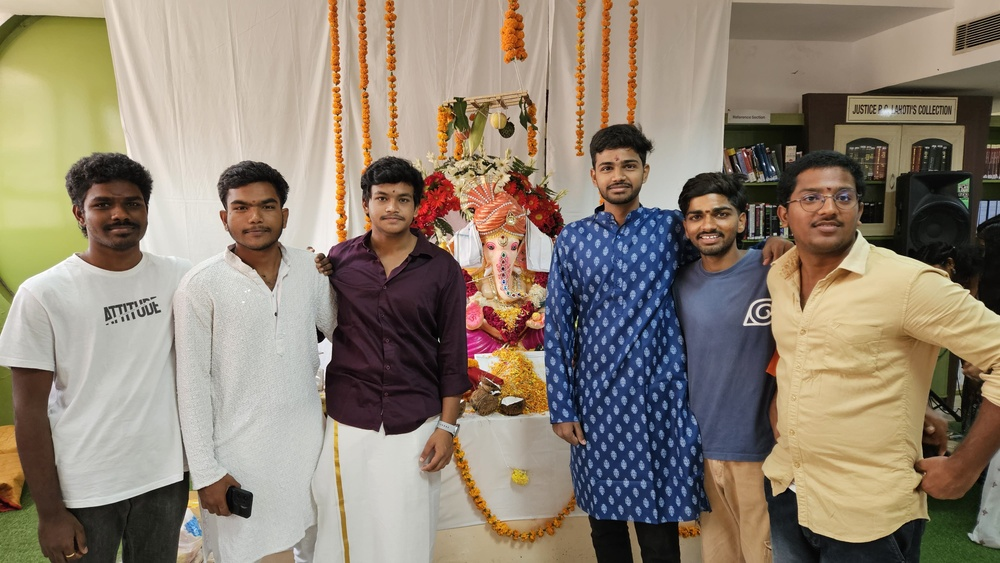
#> input picture ComputerVision/Resource/frnds.jpeg, 1000 x 563 px, shrunk from 4000 x 2252 before the run, found by its file name
$ python scratchwork9.py
#> lines starting #> are read from the running program, lines starting #| are printed output that depends on the picture; after the words box and inside, x2 and y2 are one past the last pixel; in counts of white or black regions, pixels touching at a corner belong together
#to detect face
# we use Cascades , need to learn how to create cascade
import cv2
faceCascade= cv2.CascadeClassifier("/Users/bharathgoud/PycharmProjects/machineLearing/ComputerVision/Resource/haarcascade_frontalface_default.xml")


img= cv2.imread("/Users/bharathgoud/PycharmProjects/machineLearing/ComputerVision/Resource/frnds.jpeg")
#> img is the input picture: shape (563, 1000, 3); mean B, G, R 115.1, 130.4, 142.8
grayImg=cv2.cvtColor(img,cv2.COLOR_BGR2GRAY)
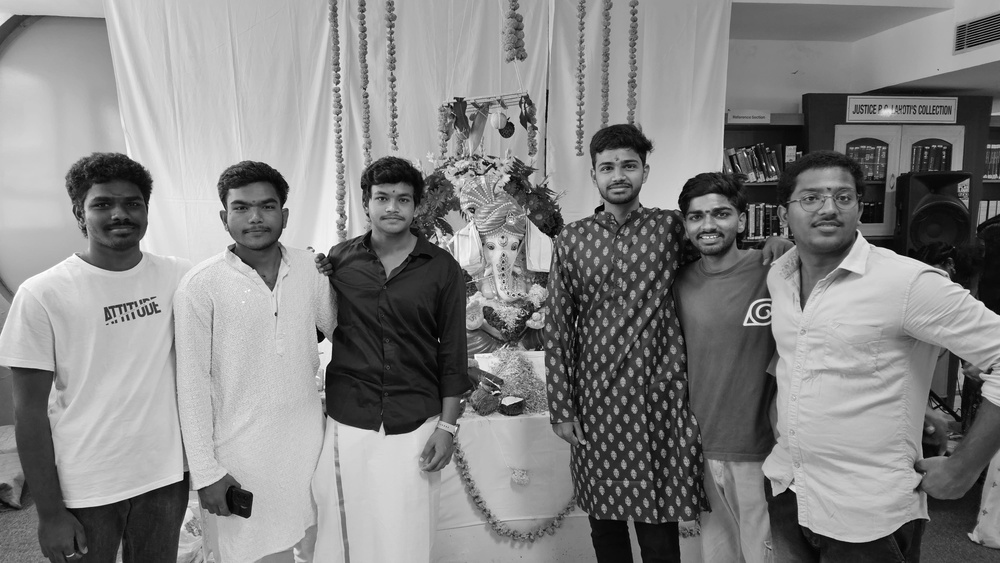
#> grayImg: shape (563, 1000); min 0, max 255, mean 132.4
faces= faceCascade.detectMultiScale(grayImg,1.9,4)
#> faces = [[577, 129, 87, 87], [783, 162, 87, 87], [212, 171, 87, 87]]
for(x,y,h,w) in faces:
    cv2.rectangle(img,(x,y),(x+w,y+h),(255,0,0),2)
#> this loop made 3 passes
#> (x, y) on passes 1 to 3: (577, 129), (783, 162), (212, 171)
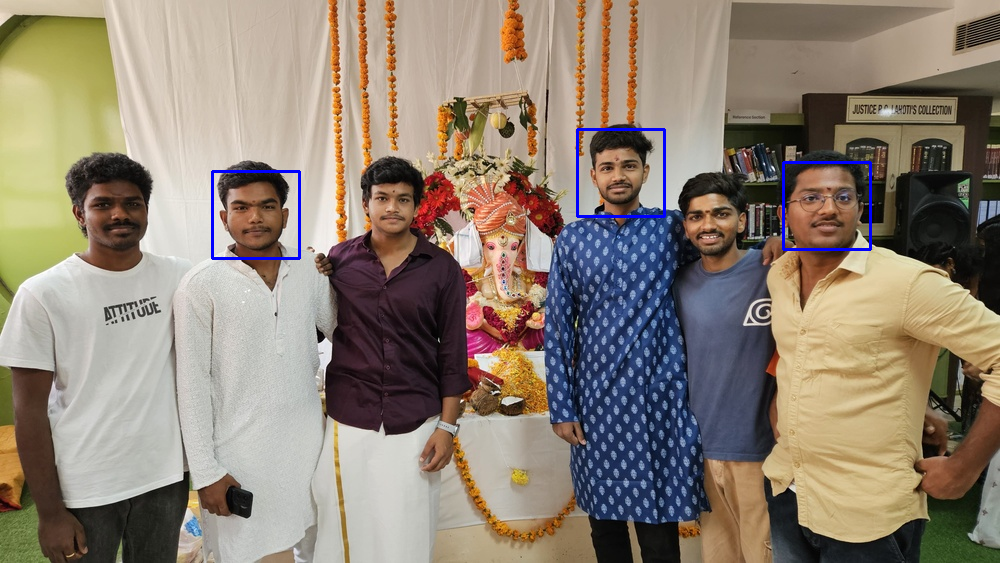
#> img: shape (563, 1000, 3); 0.55% of pixels changed, all inside (x1, y1, x2, y2) = (211, 128, 872, 260)

cv2.imshow("img",img)
cv2.waitKey(0)

$ run again, with ComputerVision/Resource/ganesh.jpeg copied over ComputerVision/Resource/frnds.jpeg
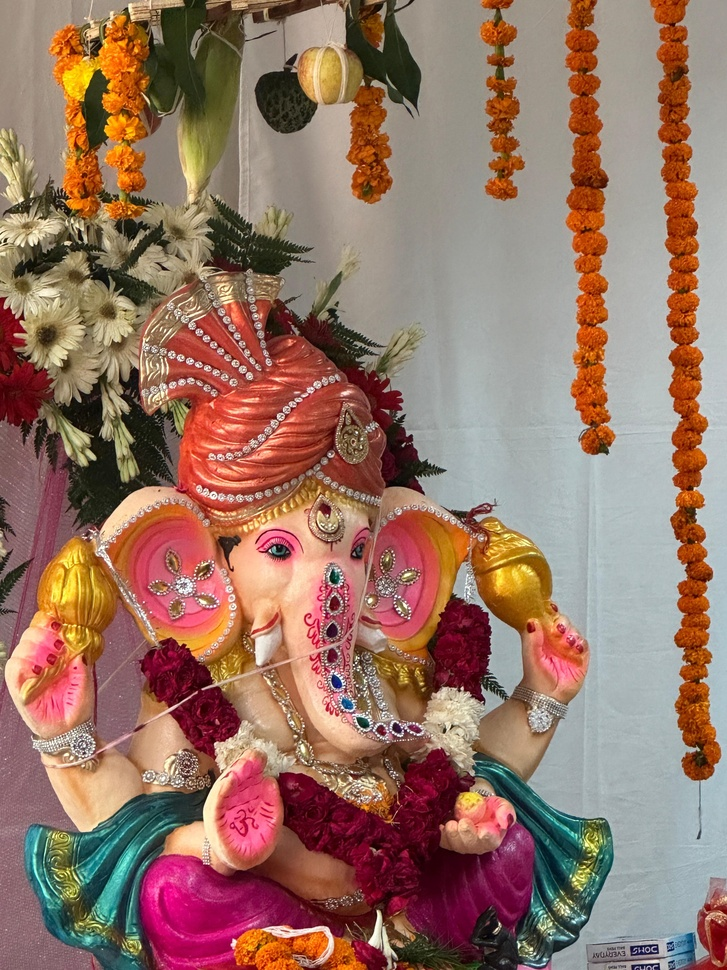
#> input picture ComputerVision/Resource/ganesh.jpeg, 727 x 970 px, shrunk from 3024 x 4032 before the run, found by its file name
#> img is the input picture: shape (970, 727, 3); mean B, G, R 101.3, 116.2, 150.8
#> `grayImg=cv2.cvtColor(img,cv2.COLOR_BGR2GRAY)`:
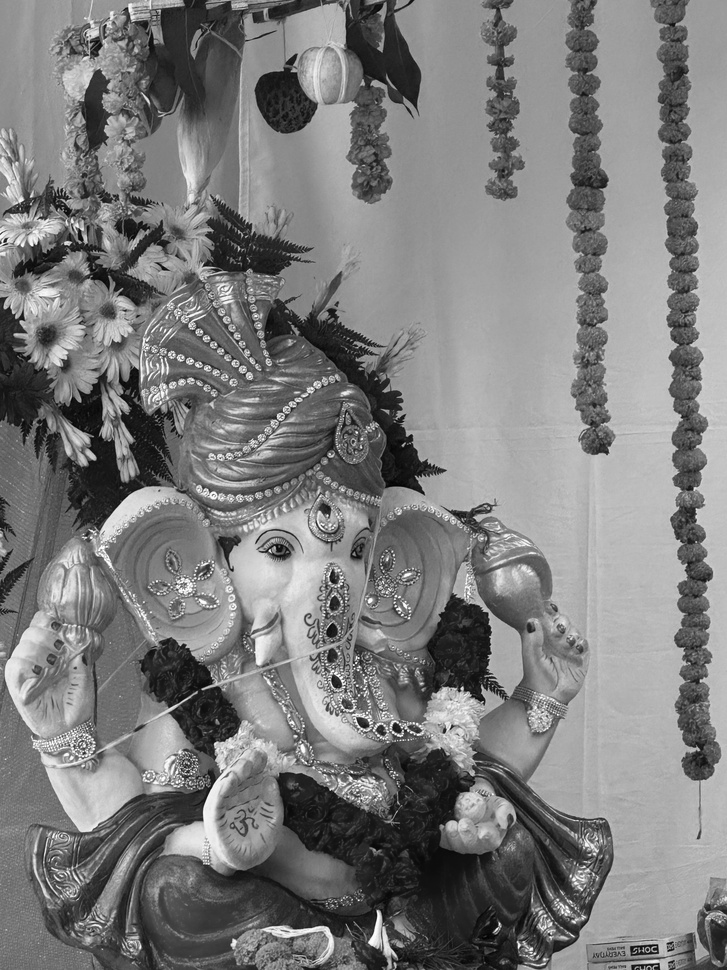
#> grayImg: shape (970, 727); min 1, max 255, mean 124.8
#> faces = ()
